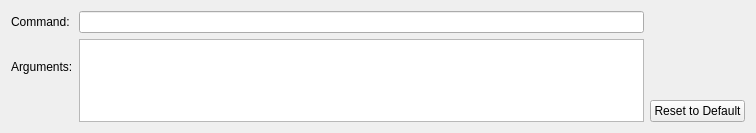
<?xml version="1.0" encoding="UTF-8"?>
<ui version="4.0">
 <class>Ios::Internal::IosPresetBuildStep</class>
 <widget class="QWidget" name="Ios::Internal::IosPresetBuildStep">
  <property name="geometry">
   <rect>
    <x>0</x>
    <y>0</y>
    <width>756</width>
    <height>133</height>
   </rect>
  </property>
  <property name="sizePolicy">
   <sizepolicy hsizetype="Expanding" vsizetype="Preferred">
    <horstretch>0</horstretch>
    <verstretch>0</verstretch>
   </sizepolicy>
  </property>
  <property name="minimumSize">
   <size>
    <width>0</width>
    <height>0</height>
   </size>
  </property>
  <layout class="QGridLayout" name="gridLayout">
   <item row="2" column="3">
    <widget class="QPushButton" name="resetDefaultsButton">
     <property name="layoutDirection">
      <enum>Qt::RightToLeft</enum>
     </property>
     <property name="text">
      <string>Reset to Default</string>
     </property>
    </widget>
   </item>
   <item row="0" column="0">
    <widget class="QLabel" name="commandLabel">
     <property name="text">
      <string>Command:</string>
     </property>
    </widget>
   </item>
   <item row="1" column="2" rowspan="2">
    <widget class="QPlainTextEdit" name="argumentsTextEdit"/>
   </item>
   <item row="1" column="0">
    <widget class="QLabel" name="argumentsLabel">
     <property name="text">
      <string>Arguments:</string>
     </property>
    </widget>
   </item>
   <item row="0" column="2">
    <widget class="QLineEdit" name="commandLineEdit"/>
   </item>
  </layout>
  <zorder>argumentsTextEdit</zorder>
  <zorder>resetDefaultsButton</zorder>
  <zorder>argumentsLabel</zorder>
  <zorder>commandLabel</zorder>
  <zorder>commandLineEdit</zorder>
 </widget>
 <tabstops>
  <tabstop>commandLineEdit</tabstop>
  <tabstop>argumentsTextEdit</tabstop>
  <tabstop>resetDefaultsButton</tabstop>
 </tabstops>
 <resources/>
 <connections/>
</ui>
